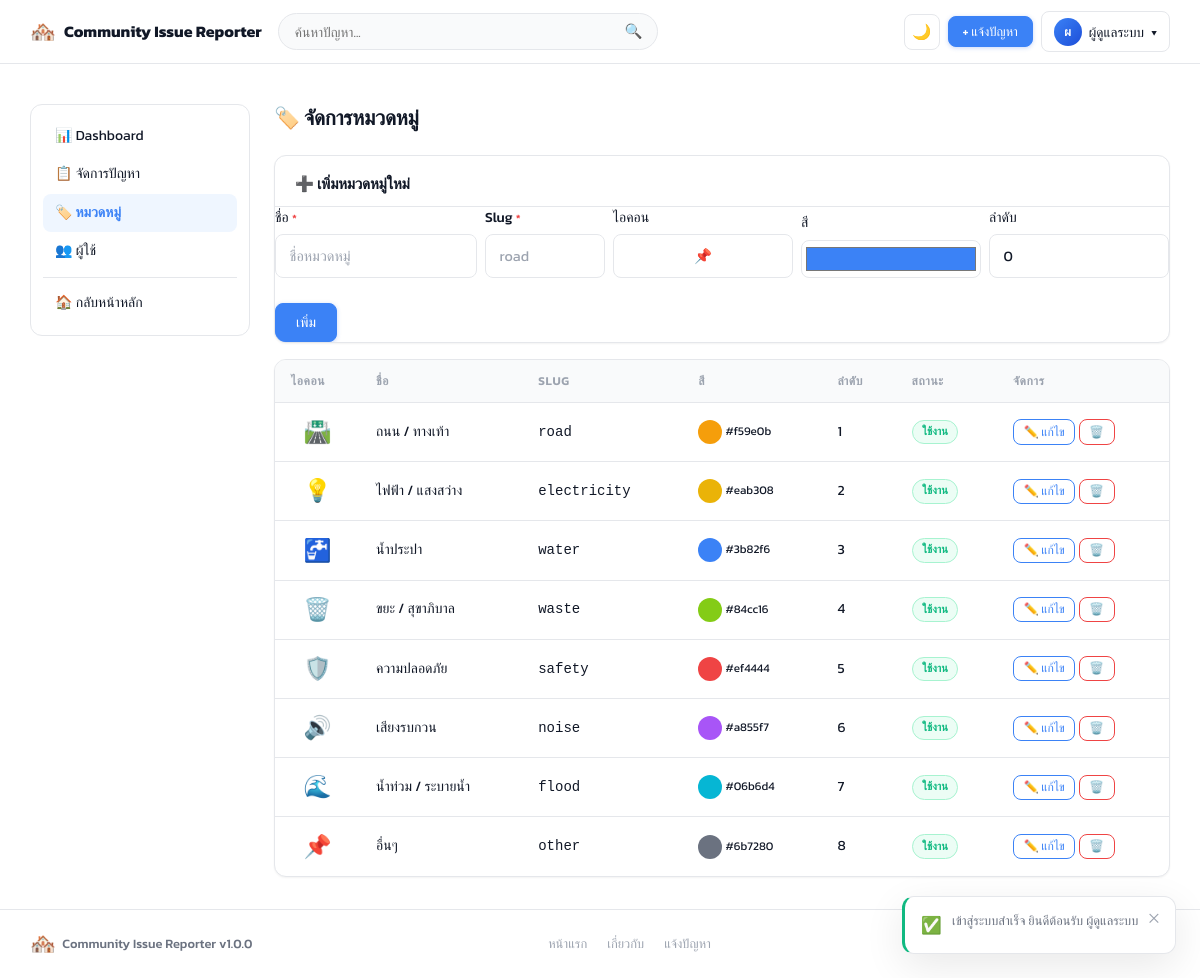
The page /bsu/ITD353/admin/categories (signed in) on the database its author committed.
### tables this page shows
CREATE TABLE IF NOT EXISTS `categories` (
  `id`          INT UNSIGNED  NOT NULL AUTO_INCREMENT,
  `name`        VARCHAR(80)   NOT NULL,
  `slug`        VARCHAR(80)   NOT NULL,
  `icon`        VARCHAR(50)   DEFAULT '📌',
  `color`       VARCHAR(20)   DEFAULT '#3b82f6',
  `sort_order`  INT           NOT NULL DEFAULT 0,
  `is_active`   TINYINT(1)    NOT NULL DEFAULT 1,
  `created_at`  DATETIME      NOT NULL DEFAULT CURRENT_TIMESTAMP,
  PRIMARY KEY (`id`),
  UNIQUE KEY `uq_slug` (`slug`)
);

### app/helpers.php (called while the page is built, shortened)
<?php
function e(mixed $value): string
{
    return htmlspecialchars((string)$value, ENT_QUOTES | ENT_SUBSTITUTE, 'UTF-8');
}
function url(string $path = ''): string
{
    return BASE_URL . '/' . ltrim($path, '/');
}
function view(string $template, array $data = []): void
{
    extract($data, EXTR_SKIP);
    $path = APP_PATH . '/views/' . ltrim($template, '/') . '.php';
    require $path;
}

### app/controllers/AdminController.php (called while the page is built, shortened)
<?php
class AdminController
{
    private Category $categoryModel;
    public function __construct()
    {
        $this->categoryModel = new Category();
    }
    public function categories(): void
    {
        $categories = $this->categoryModel->allForAdmin();
        view('admin/categories', compact('categories'));
    }
}

### app/config.php (called while the page is built, shortened)
<?php
function db(): PDO
{
    static $pdo = null;
    if ($pdo === null) {
        $dsn = sprintf(
            'mysql:host=%s;port=%s;dbname=%s;charset=%s',
            DB_HOST, DB_PORT, DB_NAME, DB_CHARSET
        );
        $options = [
            PDO::ATTR_ERRMODE            => PDO::ERRMODE_EXCEPTION,
            PDO::ATTR_DEFAULT_FETCH_MODE => PDO::FETCH_ASSOC,
            PDO::ATTR_EMULATE_PREPARES   => false,
        ];
        try {
            $pdo = new PDO($dsn, DB_USER, DB_PASS, $options);
        } catch (PDOException $e) {
            if (APP_DEBUG) {
                die('<pre style="color:red">Database Error: ' . $e->getMessage() . '</pre>');
            }
            die('Database connection error. Please try again later.');
        }
    }
    return $pdo;
}

### app/models/Category.php (called while the page is built, shortened)
<?php
class Category
{
    private PDO $db;
    public function __construct()
    {
        $this->db = db();
    }
    public function allForAdmin(): array
    {
        $stmt = $this->db->query("SELECT * FROM categories ORDER BY sort_order ASC");
        return $stmt->fetchAll();
    }
}

### app/views/admin/categories.php (the view, shortened to what this page needs)
<div class="container admin-layout">
  <aside class="admin-sidebar" aria-label="เมนู Admin">
    <nav>
      <a href="<?= url('admin') ?>"            class="admin-nav-link">📊 Dashboard</a>
      <a href="<?= url('admin/issues') ?>"     class="admin-nav-link">📋 จัดการปัญหา</a>
      <a href="<?= url('admin/categories') ?>" class="admin-nav-link active">🏷️ หมวดหมู่</a>
      <a href="<?= url('admin/users') ?>"      class="admin-nav-link">👥 ผู้ใช้</a>
      <hr><a href="<?= url() ?>" class="admin-nav-link">🏠 กลับหน้าหลัก</a>
    </nav>
  </aside>
  <div class="admin-main">
    <div class="admin-page-header"><h1>🏷️ จัดการหมวดหมู่</h1></div>
    <div class="card" style="margin-bottom:1rem">
      <h2 class="card-section-title">➕ เพิ่มหมวดหมู่ใหม่</h2>
      <form method="POST" action="<?= url('admin/categories/create') ?>" class="form-inline">
        <div class="form-row" style="flex-wrap:wrap;gap:.5rem;align-items:flex-end">
          <div class="form-group" style="flex:2;min-width:140px">
            <label for="new-name">ชื่อ <span class="required">*</span></label>
            <input type="text" id="new-name" name="name" required placeholder="ชื่อหมวดหมู่">
          </div>
          <div class="form-group" style="flex:1;min-width:120px">
            <label for="new-slug">Slug <span class="required">*</span></label>
            <input type="text" id="new-slug" name="slug" required placeholder="road">
          </div>
          <div class="form-group" style="width:80px">
            <label for="new-icon">ไอคอน</label>
            <input type="text" id="new-icon" name="icon" value="📌" style="text-align:center">
          </div>
          <div class="form-group" style="width:90px">
            <label for="new-color">สี</label>
            <input type="color" id="new-color" name="color" value="#3b82f6" style="height:38px;padding:2px">
          </div>
          <div class="form-group" style="width:80px">
            <label for="new-order">ลำดับ</label>
            <input type="number" id="new-order" name="sort_order" value="0" min="0">
          </div>
          <button type="submit" class="btn btn-primary">เพิ่ม</button>
        </div>
      </form>
    </div>
    <div class="card">
      <div class="table-wrap">
        <table class="data-table">
          <thead><tr><th>ไอคอน</th><th>ชื่อ</th><th>Slug</th><th>สี</th><th>ลำดับ</th><th>สถานะ</th><th>จัดการ</th></tr></thead>
          <tbody>
            <?php foreach ($categories as $cat): ?>
            <tr>
              <td style="font-size:1.4rem;text-align:center"><?= e($cat['icon']) ?></td>
              <td><?= e($cat['name']) ?></td>
              <td><code><?= e($cat['slug']) ?></code></td>
              <td>
                <div style="display:inline-block;width:24px;height:24px;border-radius:50%;
                            background:<?= e($cat['color']) ?>;vertical-align:middle"></div>
                <small><?= e($cat['color']) ?></small>
              </td>
              <td><?= $cat['sort_order'] ?></td>
              <td>
                <span class="status-pill <?= $cat['is_active'] ? 'badge-resolved' : 'badge-rejected' ?>">
                  <?= $cat['is_active'] ? 'ใช้งาน' : 'ปิด' ?>
                </span>
              </td>
              <td>
                <button class="btn btn-outline btn-xs"
                        onclick="openEditCat(<?= e(json_encode($cat)) ?>)">✏️ แก้ไข</button>
                <form method="POST" action="<?= url('admin/categories/'.$cat['id'].'/delete') ?>"
                      style="display:inline"
                      onsubmit="return confirm('ลบหมวดหมู่นี้?')">
                  <button type="submit" class="btn btn-outline btn-xs btn-danger">🗑️</button>
                </form>
              </td>
            </tr>
            <?php endforeach; ?>
          </tbody>
        </table>
      </div>
    </div>
  </div>
</div>

### public/assets/css/app.css (style rules this page uses)
*, *::before, *::after { box-sizing: border-box; margin: 0; padding: 0; }
html { scroll-behavior: smooth; -webkit-text-size-adjust: 100%; }
body { font-family: 'Kanit', system-ui, -apple-system, sans-serif; font-size: 15px; font-weight: 400; line-height: 1.6; color: var(--color-text); background: var(--color-bg); -webkit-font-smoothing: antialiased; transition: background var(--t), color var(--t); }
a { color: var(--color-primary); text-decoration: none; }
h1, h2, h3, h4 { font-weight: 600; line-height: 1.3; letter-spacing: -.01em; color: var(--color-text); }
.container { width: 100%; max-width: var(--max-w); margin-inline: auto; padding-inline: 1.25rem; }
.card { background: var(--color-surface); border: 1px solid var(--color-border); border-radius: var(--r); box-shadow: var(--shadow-xs); overflow: hidden; }
.btn { display: inline-flex; align-items: center; justify-content: center; gap: .4rem; padding: .55rem 1.25rem; border-radius: var(--r-sm); font-family: inherit; font-size: .875rem; font-weight: 500; line-height: 1.4; cursor: pointer; border: 1px solid transparent; transition: var(--t); white-space: nowrap; text-decoration: none; }
.btn-primary { background: var(--color-primary); color: #fff; border-color: var(--color-primary); box-shadow: 0 1px 4px rgba(37,99,235,.25); }
.btn-outline { background: transparent; color: var(--color-primary); border-color: var(--color-primary); }
.btn-danger { background: transparent; color: var(--c-rejected); border-color: var(--c-rejected); }
.btn-xs { padding: .2rem .6rem; font-size: .75rem; }
.form-group { display: flex; flex-direction: column; gap: .3rem; margin-bottom: 1.1rem; }
.form-group label { font-size: .875rem; font-weight: 500; color: var(--color-text); }
.form-group input, .form-group select, .form-group textarea { width: 100%; padding: .6rem .85rem; border: 1px solid var(--color-border); border-radius: var(--r-sm); background: var(--color-surface); color: var(--color-text); font-family: inherit; font-size: .9rem; transition: border-color var(--t), box-shadow var(--t); }
.form-group input::placeholder, .form-group textarea::placeholder { color: var(--color-muted); }
.form-row { display: flex; gap: .75rem; flex-wrap: wrap; }
.form-row .form-group { flex: 1; min-width: 180px; }
.required { color: var(--c-rejected); font-size: .8em; }
.status-pill { display: inline-flex; align-items: center; font-size: .7rem; padding: .15rem .6rem; border-radius: 9999px; font-weight: 600; border: 1px solid transparent; }
.badge-resolved { background: #ecfdf5; color: var(--c-resolved); border-color: #a7f3d0; }
.admin-layout { display: grid; grid-template-columns: 220px 1fr; gap: 1.5rem; align-items: start; padding-top: .5rem; }
.admin-sidebar { background: var(--color-surface); border: 1px solid var(--color-border); border-radius: var(--r); padding: .75rem; position: sticky; top: 76px; }
.admin-nav-link { display: flex; align-items: center; gap: .5rem; padding: .5rem .75rem; border-radius: var(--r-sm); color: var(--color-text); font-size: .875rem; text-decoration: none; transition: var(--t); }
.admin-nav-link.active { background: var(--blue-50); color: var(--color-primary); font-weight: 600; }
.admin-sidebar hr { border: none; border-top: 1px solid var(--color-border); margin: .4rem 0; }
.admin-page-header { display: flex; align-items: center; gap: .75rem; margin-bottom: 1.5rem; flex-wrap: wrap; }
.admin-page-header h1 { font-size: 1.3rem; flex: 1; }
.table-wrap { overflow-x: auto; }
.data-table { width: 100%; border-collapse: collapse; font-size: .875rem; min-width: 500px; }
.data-table th, .data-table td { padding: .7rem 1rem; text-align: left; border-bottom: 1px solid var(--color-border); }
.data-table th { font-weight: 600; background: var(--color-surface-2); color: var(--color-muted); font-size: .75rem; text-transform: uppercase; letter-spacing: .05em; white-space: nowrap; }
.data-table tr:last-child td { border-bottom: none; }
.card-section-title { font-size: .95rem; font-weight: 600; padding: 1.1rem 1.25rem .8rem; border-bottom: 1px solid var(--color-border); }

### rows shown on the page
categories: icon "🛣️", name "ถนน / ทางเท้า", slug "road", color "#f59e0b", sort_order "1", is_active "ใช้งาน"
categories: icon "💡", name "ไฟฟ้า / แสงสว่าง", slug "electricity", color "#eab308", sort_order "2", is_active "ใช้งาน"
categories: icon "🚰", name "น้ำประปา", slug "water", color "#3b82f6", sort_order "3", is_active "ใช้งาน"
categories: icon "🗑️", name "ขยะ / สุขาภิบาล", slug "waste", color "#84cc16", sort_order "4", is_active "ใช้งาน"
categories: icon "🛡️", name "ความปลอดภัย", slug "safety", color "#ef4444", sort_order "5", is_active "ใช้งาน"
categories: icon "🔊", name "เสียงรบกวน", slug "noise", color "#a855f7", sort_order "6", is_active "ใช้งาน"
categories: icon "🌊", name "น้ำท่วม / ระบายน้ำ", slug "flood", color "#06b6d4", sort_order "7", is_active "ใช้งาน"
categories: icon "📌", name "อื่นๆ", slug "other", color "#6b7280", sort_order "8", is_active "ใช้งาน"

### other values the page prints
APP_NAME "Community Issue Reporter"
mb_substr(e(auth()['name'] ?? '?'), 0, 1) "ผ"
auth()['name'] "ผู้ดูแลระบบ"
APP_VERSION "1.0.0"
